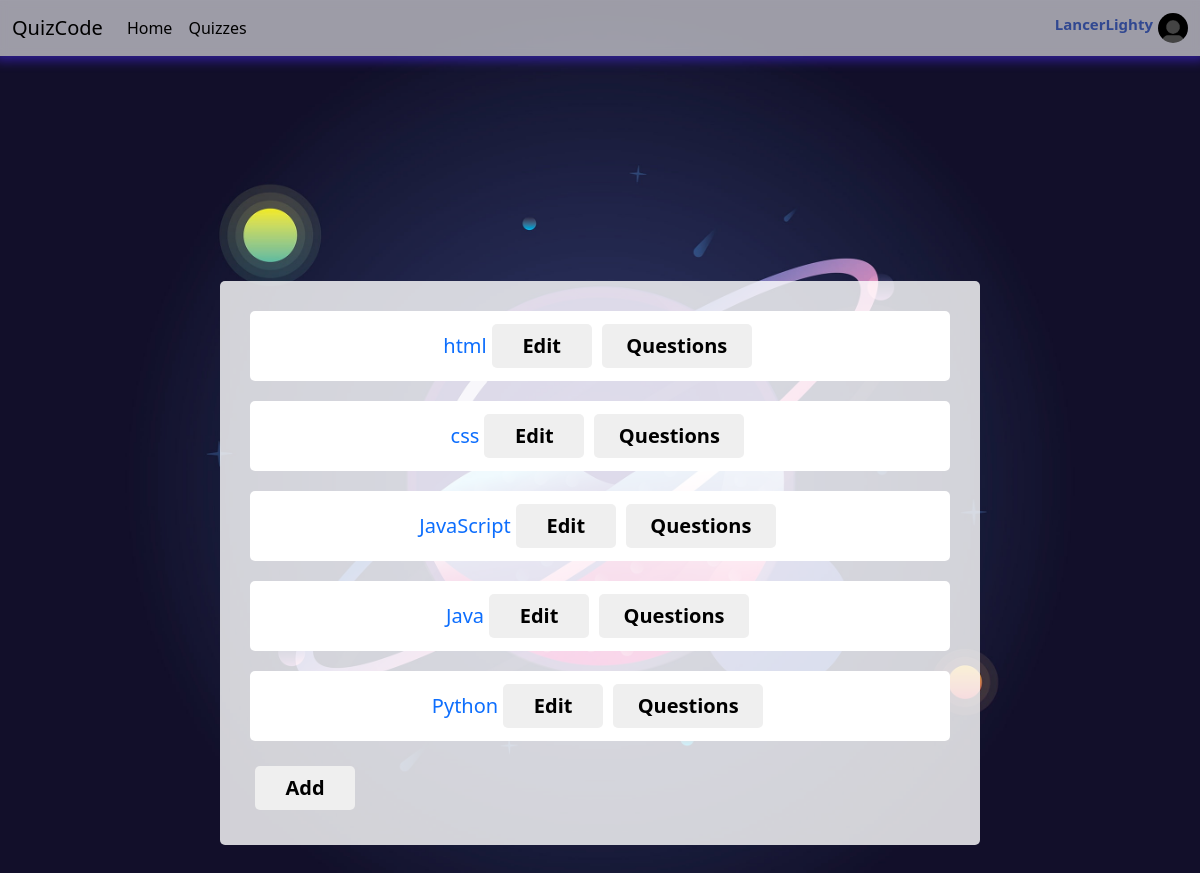
Page /quizzes (signed in) on the committed database.
### models.py (models this page shows, shortened)
class User(db.Model, UserMixin):
    __tablename__ = "user"
    id = db.Column(db.Integer(), primary_key=True)
    email = db.Column(db.String(), nullable=False)
    username = db.Column(db.String(), nullable=False)
    password = db.Column(db.String(), nullable=False)
    profile_img = db.Column(db.String(), default="default.jpg")
    role = db.Column(db.String(), default="Guest")

class Quiz(db.Model):
    __tablename__ = "quizzes"
    id = db.Column(db.Integer(), primary_key=True)
    name = db.Column(db.String(), nullable=False)

### routes.py (the view)
@app.route("/quizzes")
def quizzeslist():
    quizzes = Quiz.query.all()
    return render_template("quizzes.html", quizzes=quizzes)

### models.py (called while the page is built)
@login_manager.user_loader
def load_user(user_id):
    return User.query.get(user_id)

### templates/quizzes.html (shortened to what this page needs)
{% extends "base.html" %}
{% block container %}
<div class="containeracc">
    <div class="coll">
        {% for quiz in quizzes %}
        <a href="/quizzes/{{ quiz['id'] }}/0/0">
            <div class="cardd">
                <h1>{{ quiz['name'] }}</h1>
                {% if current_user.role == "Admin" %}
                <a href="/quizzes/edit_quiz/{{quiz['id']}}">
                    <button>Edit</button>
                </a>
                <a href="/quizzes/edit_questions/{{quiz['id']}}">
                    <button style="width:150px">Questions</button>
                </a>
                {% endif %}
            </div>
        </a>
        {% endfor %}
        {% if current_user.role == "Admin" %}
        <a style="self-align:flex-end" href="/quizzes/add_quiz">
            <button>Add</button>
        </a>
        {% endif %}
    </div>
</div>
{% endblock %}

### templates/navbar.html (shortened to what this page needs)
<nav class="navbar navbar-expand-lg bg-body-tertiary">
    <div class="container-fluid">
        <div class="namelogo">
            <a class="navbar-brand" href="/">QuizCode</a>
        </div>
        <div class="collapse navbar-collapse" id="navbarSupportedContent">
            <ul class="navbar-nav me-auto mb-2 mb-lg-0">
                <li class="nav-item">
                    <a class="nav-link active" aria-current="page" href="/">Home</a>
                </li>
                <li class="nav-item">
                    <a class="nav-link active" aria-current="page" href="/quizzes">Quizzes</a>
                </li>
            </ul>
            {% if current_user.is_authenticated %}
            <div class="profile_navbar">
                <div class="profile_username">{{ current_user.username }}</div>
                <div class="profile_img"
                     style="background-image:url(../static/images/{{ current_user.profile_img }}"></div>
            </div>
            {% else %}
            <a href="/register">
                <button class="btn btn-primary">register</button>
            </a>
            {% endif %}
        </div>
    </div>
</nav>

### static/style.css (style rules this page uses)
button { border: none; padding: 7px 13px; width:100px; border-radius: 5px; font-size: 20px; margin: 5px; font-weight: 600; }
body { background-image: url(./images/peakpx1.jpg); background-position: center center; background-repeat: no-repeat; background-attachment: fixed; background-size: cover; padding-bottom: 100px }
.containeracc { display: flex; justify-content: center; align-items: center; height: 100vh; padding-top: 100px; }
.cardd { background-color: white; display: flex; margin: 0px 0px 20px 0px; width: 700px; text-align:center; min-width: 50%; border-radius: 5px; cursor: pointer; height: 70px; align-items: center; padding: 20px; justify-content: center; }
.cardd h1 { font-size: 20px; margin: 0px; }
.coll { background-color: rgba(255, 255, 255, 0.813); border-radius: 5px; margin-top: 100px; padding: 30px; }
.coll a { text-decoration: none; }
.profile_username { font-size: 10px; }
.profile_navbar { display: flex; }
.profile_username { font-size: 15px; font-weight: 700; color: rgb(49, 72, 145); margin-right: 5px; }
.profile_img { background-position: center center; background-repeat: no-repeat; background-size: cover; height: 30px; width: 30px; border-radius: 50%; }
.profile_navbar { cursor: pointer; }

### static/navbar.css (style rules this page uses)
.namelogo { display: flex; }
.navbar { background-color: rgba(255, 255, 255, 0.587) !important; backdrop-filter: blur(5px); box-shadow: 0px 0px 10px 5px rgba(77, 45, 255, 0.463); position: fixed; width: 100%; }

### rows in the picture
User: username "LancerLighty", profile_img (placeholder picture)
Quiz: name "html"
Quiz: name "css"
Quiz: name "JavaScript"
Quiz: name "Java"
Quiz: name "Python"
